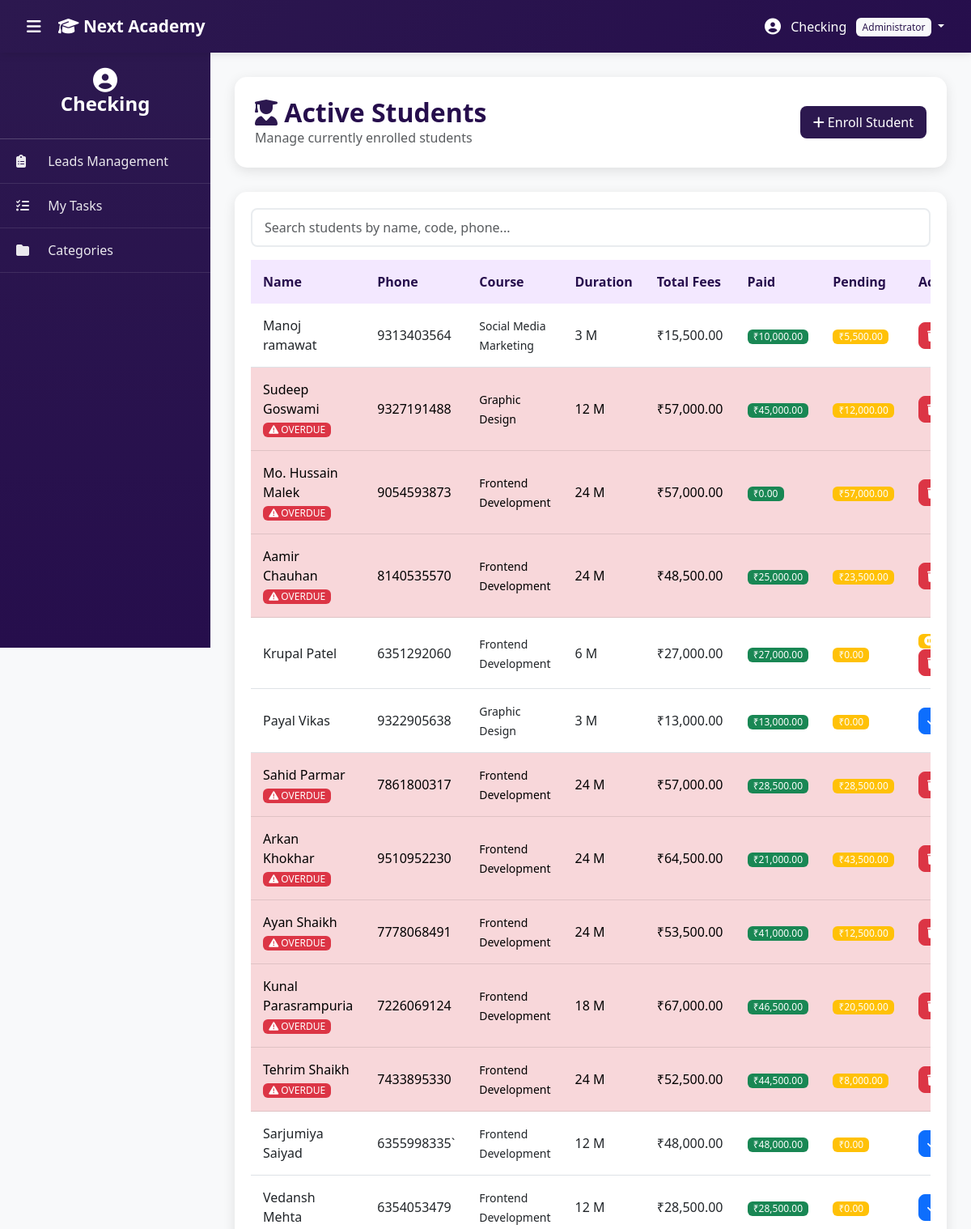
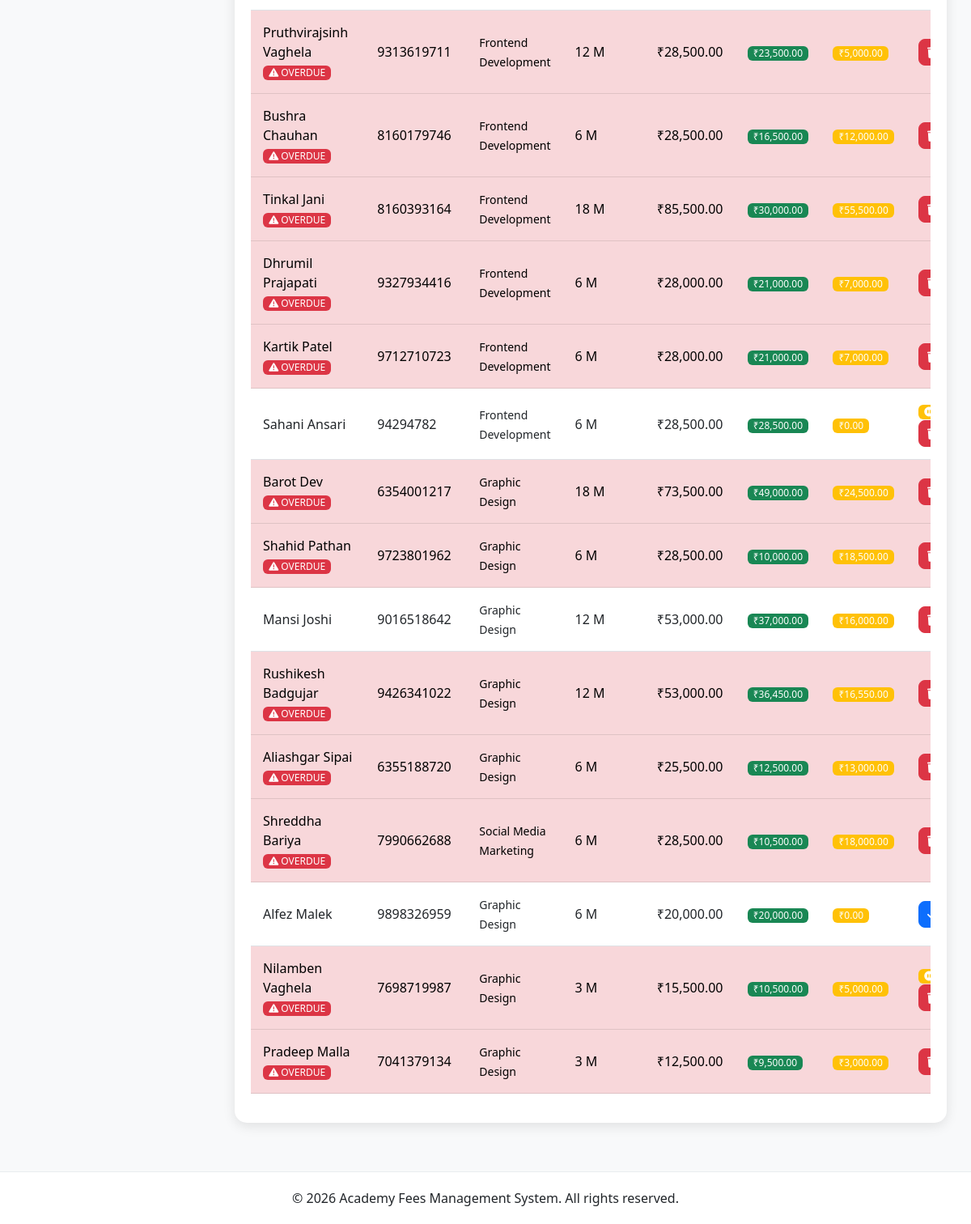
Page /admin/students.php (signed in) on the committed database (2 pictures, top to bottom).
### tables this page shows
CREATE TABLE `students` (
  `id` int(11) NOT NULL,
  `inquiry_id` int(11) DEFAULT NULL,
  `student_code` varchar(20) NOT NULL,
  `full_name` varchar(100) NOT NULL,
  `email` varchar(100) DEFAULT NULL,
  `phone` varchar(20) NOT NULL,
  `address` text DEFAULT NULL,
  `birthdate` date DEFAULT NULL,
  `photo` varchar(255) DEFAULT NULL,
  `category_id` int(11) NOT NULL,
  `course_id` int(11) NOT NULL,
  `duration_months` int(11) NOT NULL,
  `batch` enum('Morning','Evening') DEFAULT 'Morning',
  `total_fees` decimal(10,2) NOT NULL,
  `enrollment_date` date NOT NULL,
  `monthly_due_day` tinyint(4) DEFAULT NULL,
  `completion_date` date DEFAULT NULL,
  `status` enum('Active','Hold','Completed','Dropped','Deleted') DEFAULT 'Active',
  `hold_start_date` date DEFAULT NULL,
  `hold_reason` text DEFAULT NULL,
  `resume_date` date DEFAULT NULL,
  `total_hold_days` int(11) DEFAULT 0,
  `username` varchar(50) DEFAULT NULL,
  `password` varchar(255) DEFAULT NULL,
  `login_enabled` tinyint(1) DEFAULT 0,
  `last_login` timestamp NULL DEFAULT NULL,
  `portal_last_login` timestamp NULL DEFAULT NULL,
  `created_at` timestamp NULL DEFAULT current_timestamp(),
  `updated_at` timestamp NULL DEFAULT current_timestamp() ON UPDATE current_timestamp()
);

CREATE TABLE `courses` (
  `id` int(11) NOT NULL,
  `category_id` int(11) NOT NULL,
  `name` varchar(150) NOT NULL,
  `description` text DEFAULT NULL,
  `status` enum('Active','Inactive') DEFAULT 'Active',
  `created_at` timestamp NULL DEFAULT current_timestamp(),
  `updated_at` timestamp NULL DEFAULT current_timestamp() ON UPDATE current_timestamp()
);

### admin/students.php (the view, shortened to what this page needs)
<?php
require_once './config/database.php';
$students = $conn->query("
    SELECT
        s.id,
        s.student_code,
        s.full_name,
        s.phone,
        s.email,
        s.enrollment_date,
        s.duration_months,
        s.total_fees,
        s.status,
        c.name as course_name,
        COALESCE(SUM(p.amount_paid), 0) as total_paid,
        (s.total_fees - COALESCE(SUM(p.amount_paid), 0)) as pending_fees,
        EXISTS(
            SELECT 1 FROM payments p2
            WHERE p2.student_id = s.id
            AND YEAR(p2.payment_date) = YEAR(CURDATE())
            AND MONTH(p2.payment_date) = MONTH(CURDATE())
        ) as paid_this_month
    FROM students s
    JOIN courses c ON s.course_id = c.id
    LEFT JOIN payments p ON s.id = p.student_id
    WHERE s.status IN ('Active', 'Hold')
    GROUP BY s.id
    ORDER BY s.created_at DESC
");
include 'includes/header.php';
?>
<div class="page-header d-flex justify-content-between align-items-center">
    <div>
        <h2><i class="fas fa-user-graduate text-purple"></i> Active Students</h2>
        <p class="text-muted mb-0">Manage currently enrolled students</p>
    </div>
    <button class="btn btn-purple" data-bs-toggle="modal" data-bs-target="#addStudentModal">
        <i class="fas fa-plus"></i> Enroll Student
    </button>
</div>
<div class="table-card">
    <div class="mb-3">
        <input type="text" class="form-control" id="searchStudent" placeholder="Search students by name, code, phone...">
    </div>
    <div class="table-responsive">
        <table class="table table-hover" id="studentsTable">
            <thead>
                <tr>
                    <th>Name</th>
                    <th>Phone</th>
                    <th>Course</th>
                    <th>Duration</th>
                    <th>Total Fees</th>
                    <th>Paid</th>
                    <th>Pending</th>
                    <th>Actions</th>
                </tr>
            </thead>
            <tbody>
                <?php while ($student = $students->fetch_assoc()):
                    $is_overdue = (!$student['paid_this_month'] && $student['pending_fees'] > 0);
                ?>
                <tr onclick="window.location.href='student_details.php?id=<?php echo $student['id']; ?>'" class="<?php echo $is_overdue ? 'table-danger' : ''; ?>" data-student-code="<?php echo htmlspecialchars($student['student_code']); ?>">
                    <td>
                        <?php echo htmlspecialchars($student['full_name']); ?>
                        <?php if ($is_overdue): ?>
                            <br><span class="badge bg-danger"><i class="fas fa-exclamation-triangle"></i> OVERDUE</span>
                        <?php endif; ?>
                    </td>
                    <td><?php echo htmlspecialchars($student['phone']); ?></td>
                    <td><small><?php echo htmlspecialchars($student['course_name']); ?></small></td>
                    <td><?php echo $student['duration_months']; ?> M</td>
                    <td>₹<?php echo number_format($student['total_fees'], 2); ?></td>
                    <td><span class="badge bg-success">₹<?php echo number_format($student['total_paid'], 2); ?></span></td>
                    <td><span class="badge bg-warning">₹<?php echo number_format($student['pending_fees'], 2); ?></span></td>
                    <td>
    <?php if ($student['status'] === 'Hold'): ?>
        <span class="badge bg-warning">
            <i class="fas fa-pause-circle"></i> HOLD
        </span>
    <?php endif; ?>
    <div class="d-flex gap-2">
        <?php if ($student['pending_fees'] <= 0 && $student['status'] !== 'Hold'): ?>
        <form method="POST" style="display:inline;" onsubmit="return confirm('Mark this student as completed?');">
            <button onclick="event.stopPropagation();" type="submit" class="btn btn-sm btn-primary" title="Mark Completed">
                <i class="fas fa-check"></i>
            </button>
        </form>
        <?php endif; ?>
        <a onclick="event.stopPropagation();" href="?delete=<?php echo $student['id']; ?>" class="btn btn-sm btn-danger" title="Delete" onclick="return confirm('Delete this student? This will move them to Past Students.')">
            <i class="fas fa-trash"></i>
        </a>
    </div>
</td>
                </tr>
                <?php endwhile; ?>
            </tbody>
        </table>
    </div>
</div>
<?php include 'includes/footer.php'; ?>

### admin/assets/css/style.css (style rules this page uses)
:root { --purple-primary: #2c184f; --purple-dark: #260e4c; --purple-light: #8e73e0; --purple-lighter: #d6b8f5; --purple-extra-light: #f3e8ff; --sidebar-width: 260px; --navbar-height: 65px; }
* { margin: 0; padding: 0; box-sizing: border-box; }
body { font-family: 'Segoe UI', Tahoma, Geneva, Verdana, sans-serif; background: #f8f9fa; overflow-x: hidden; }
.text-purple { color: var(--purple-primary) !important; }
.btn-purple { background: var(--purple-primary); color: white; border: none; }
.table-card { background: white; border-radius: 15px; padding: 20px; box-shadow: 0 4px 15px rgba(0, 0, 0, 0.1); }
.table thead th { background: var(--purple-extra-light); color: var(--purple-dark); font-weight: 600; border: none; padding: 15px; }
.table tbody td { padding: 15px; vertical-align: middle; }
.btn { border-radius: 8px; padding: 8px 16px; font-weight: 500; transition: all 0.3s; }
.btn-sm { padding: 5px 10px; font-size: 0.875rem; }
.badge { padding: 6px 12px; font-weight: 500; border-radius: 6px; }
.form-control, .form-select { border: 2px solid #e9ecef; border-radius: 8px; padding: 10px 15px; transition: all 0.3s; }
.page-header { background: white; border-radius: 15px; padding: 25px; margin-bottom: 30px; box-shadow: 0 4px 15px rgba(0, 0, 0, 0.1); }
.page-header h2 { color: var(--purple-dark); margin: 0; font-weight: 600; }
body { overflow-x: hidden; }
.badge { font-size: 0.75rem; padding: 0.25em 0.6em; }
.badge { font-weight: 500; }

### rows in the picture
students: full_name "Manoj ramawat", phone "9313403564", course.name "Social Media Marketing", duration_months "3", total_fees "15,500.00", total_paid "10,000.00", pending_fees "5,500.00"
students: full_name "Sudeep Goswami", shows "OVERDUE", phone "9327191488", course.name "Graphic Design", duration_months "12", total_fees "57,000.00", total_paid "45,000.00", pending_fees "12,000.00"
students: full_name "Mo. Hussain Malek", shows "OVERDUE", phone "9054593873", course.name "Frontend Development", duration_months "24", total_fees "57,000.00", total_paid "0.00", pending_fees "57,000.00"
students: full_name "Aamir Chauhan", shows "OVERDUE", phone "8140535570", course.name "Frontend Development", duration_months "24", total_fees "48,500.00", total_paid "25,000.00", pending_fees "23,500.00"
students: full_name "Krupal Patel", phone "6351292060", course.name "Frontend Development", duration_months "6", total_fees "27,000.00", total_paid "27,000.00", pending_fees "0.00", status "Hold" (drawn)
students: full_name "Payal Vikas", phone "9322905638", course.name "Graphic Design", duration_months "3", total_fees "13,000.00", total_paid "13,000.00", pending_fees "0.00"
students: full_name "Sahid Parmar", shows "OVERDUE", phone "7861800317", course.name "Frontend Development", duration_months "24", total_fees "57,000.00", total_paid "28,500.00", pending_fees "28,500.00"
students: full_name "Arkan Khokhar", shows "OVERDUE", phone "9510952230", course.name "Frontend Development", duration_months "24", total_fees "64,500.00", total_paid "21,000.00", pending_fees "43,500.00"
students: full_name "Ayan Shaikh", shows "OVERDUE", phone "7778068491", course.name "Frontend Development", duration_months "24", total_fees "53,500.00", total_paid "41,000.00", pending_fees "12,500.00"
students: full_name "Kunal Parasrampuria", shows "OVERDUE", phone "7226069124", course.name "Frontend Development", duration_months "18", total_fees "67,000.00", total_paid "46,500.00", pending_fees "20,500.00"
students: full_name "Tehrim Shaikh", shows "OVERDUE", phone "7433895330", course.name "Frontend Development", duration_months "24", total_fees "52,500.00", total_paid "44,500.00", pending_fees "8,000.00"
students: full_name "Sarjumiya Saiyad", phone "6355998335`", course.name "Frontend Development", duration_months "12", total_fees "48,000.00", total_paid "48,000.00", pending_fees "0.00"
students: full_name "Vedansh Mehta", phone "6354053479", course.name "Frontend Development", duration_months "12", total_fees "28,500.00", total_paid "28,500.00", pending_fees "0.00"
students: full_name "Pruthvirajsinh Vaghela", shows "OVERDUE", phone "9313619711", course.name "Frontend Development", duration_months "12", total_fees "28,500.00", total_paid "23,500.00", pending_fees "5,000.00"
students: full_name "Bushra Chauhan", shows "OVERDUE", phone "8160179746", course.name "Frontend Development", duration_months "6", total_fees "28,500.00", total_paid "16,500.00", pending_fees "12,000.00"
students: full_name "Tinkal Jani", shows "OVERDUE", phone "8160393164", course.name "Frontend Development", duration_months "18", total_fees "85,500.00", total_paid "30,000.00", pending_fees "55,500.00"
students: full_name "Dhrumil Prajapati", shows "OVERDUE", phone "9327934416", course.name "Frontend Development", duration_months "6", total_fees "28,000.00", total_paid "21,000.00", pending_fees "7,000.00"
students: full_name "Kartik Patel", shows "OVERDUE", phone "9712710723", course.name "Frontend Development", duration_months "6", total_fees "28,000.00", total_paid "21,000.00", pending_fees "7,000.00"
students: full_name "Sahani Ansari", phone "94294782", course.name "Frontend Development", duration_months "6", total_fees "28,500.00", total_paid "28,500.00", pending_fees "0.00", status "Hold" (drawn)
students: full_name "Barot Dev", shows "OVERDUE", phone "6354001217", course.name "Graphic Design", duration_months "18", total_fees "73,500.00", total_paid "49,000.00", pending_fees "24,500.00"
students: full_name "Shahid Pathan", shows "OVERDUE", phone "9723801962", course.name "Graphic Design", duration_months "6", total_fees "28,500.00", total_paid "10,000.00", pending_fees "18,500.00"
students: full_name "Mansi Joshi", phone "9016518642", course.name "Graphic Design", duration_months "12", total_fees "53,000.00", total_paid "37,000.00", pending_fees "16,000.00"
students: full_name "Rushikesh Badgujar", shows "OVERDUE", phone "9426341022", course.name "Graphic Design", duration_months "12", total_fees "53,000.00", total_paid "36,450.00", pending_fees "16,550.00"
students: full_name "Aliashgar Sipai", shows "OVERDUE", phone "6355188720", course.name "Graphic Design", duration_months "6", total_fees "25,500.00", total_paid "12,500.00", pending_fees "13,000.00"
students: full_name "Shreddha Bariya", shows "OVERDUE", phone "7990662688", course.name "Social Media Marketing", duration_months "6", total_fees "28,500.00", total_paid "10,500.00", pending_fees "18,000.00"
students: full_name "Alfez Malek", phone "9898326959", course.name "Graphic Design", duration_months "6", total_fees "20,000.00", total_paid "20,000.00", pending_fees "0.00"
students: full_name "Nilamben Vaghela", shows "OVERDUE", phone "7698719987", course.name "Graphic Design", duration_months "3", total_fees "15,500.00", total_paid "10,500.00", pending_fees "5,000.00", status "Hold" (drawn)
students: full_name "Pradeep Malla", shows "OVERDUE", phone "7041379134", course.name "Graphic Design", duration_months "3", total_fees "12,500.00", total_paid "9,500.00", pending_fees "3,000.00"

### other values in the picture
$admin['name'] "Checking"
$admin['role'] "Administrator"
